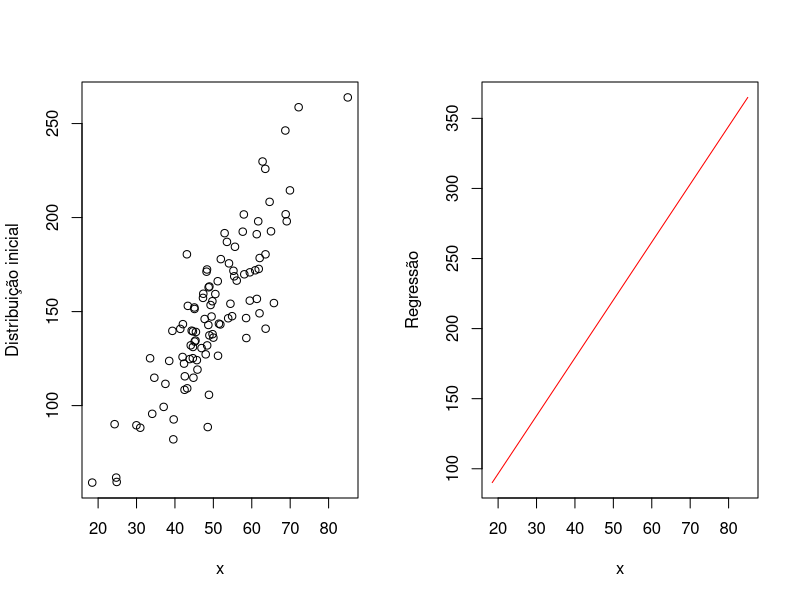

Write the R code that produced this figure.
## ---- chunk 1
x <- c(9.73, 9.87, 9.75, 9.82, 9.84, 9.86, 9.82, 9.82, 9.80, 9.82, 9.81, 9.78, 9.75, 9.82, 9.77, 9.83, 9.84, 9.82,9.80, 9.70, 9.85, 9.83, 9.73, 9.77)

y <- x[5:15]

mean(x)

t.test(y)
## ---- chunk 2
A = c(79.8, 82.1, 80.9, 78.8, 92.1, 87.1)
B = c(68.5, 70.1, 88.9, 61.2, 94.2, 72.9)

t.test(A,B)
## ---- chunk 3
x <- rnorm(100, mean = 50, sd = 10)
y <- 3 * x + rnorm(100, mean = 0, sd = 20)

regressao <- lm(x ~ y)

summary(regressao)

b = regressao$coefficients[1]
a = regressao$coefficients[2]

par(mfrow = c(1, 2))
plot(x,y,ylab = "Distribuição inicial")
plot(x,a^(-1)*x+b,ylab = "Regressão",type = "l",col="red")
  
## ---- chunk 4
X = c(0.2, 0.6, 0.5, 0.4, 0.28)
Y = c(0.1, 0.5, 0.9, 0.5, 0.5)

ModeloANOVA = aov(X ~ Y)

summary(ModeloANOVA)
